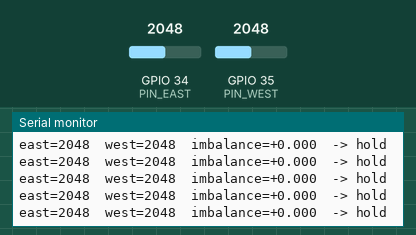
Bench run of a sketch on a simulated ESP32. On the bench: the last lines printed to the serial monitor. Inputs (shaded band) come from the test bench; at power-on: GPIO 35 (PIN_WEST) = 2048, GPIO 34 (PIN_EAST) = 2048 (analog values on the 0–4095 scale).

Above: at 7.7 s.
7.8 s: GPIO 35 (PIN_WEST) set to 1035
At 8.11 s:
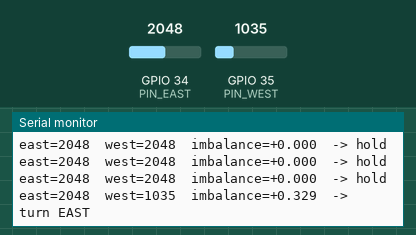
9.3 s: GPIO 35 (PIN_WEST) set to 940
At 9.63 s:
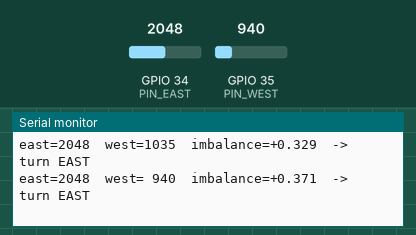
11.5 s: GPIO 34 (PIN_EAST) set to 108
At 11.76 s:
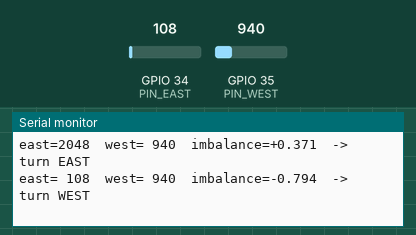
13.0 s: GPIO 34 (PIN_EAST) set to 91
At 13.28 s:
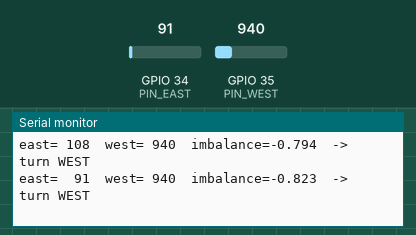

The sketch:

ldr_check.ino
```cpp
// Bring-up step 6: check both LDR dividers.
// Cover one LDR with your finger: its number should drop sharply.
// In full sun the readings should stay below ~4000. If they sit at 4095,
// swap the 10 kOhm divider resistors for 4.7 kOhm or 2.2 kOhm.
const int PIN_EAST = 34;
const int PIN_WEST = 35;

int readAvg(int pin) {
  long sum = 0;
  for (int i = 0; i < 16; i++) sum += analogRead(pin);
  return sum / 16;
}

void setup() {
  Serial.begin(115200);
  analogReadResolution(12);
  analogSetPinAttenuation(PIN_EAST, ADC_11db);
  analogSetPinAttenuation(PIN_WEST, ADC_11db);
}

void loop() {
  int e = readAvg(PIN_EAST), w = readAvg(PIN_WEST);
  float imbalance = (e + w) > 0 ? float(e - w) / (e + w) : 0;
  Serial.printf("east=%4d  west=%4d  imbalance=%+.3f  -> %s\n", e, w, imbalance,
                imbalance > 0.04 ? "turn EAST" : imbalance < -0.04 ? "turn WEST" : "hold");
  delay(300);
}
```

Measured:
- the behaviour switches between 1000 and 999 on GPIO 35 (PIN_WEST) (found by bisection; images 1 and 2)
- the behaviour switches between 100 and 99 on GPIO 34 (PIN_EAST) (found by bisection; images 3 and 4)
- after the input at 7.8 s, the serial monitor: prints a new line after 0.10 s (image 1)
- after the input at 9.3 s, the serial monitor: prints a new line after 0.12 s (image 2)
- after the input at 11.5 s, the serial monitor: prints a new line after 0.05 s (image 3)
- after the input at 13.0 s, the serial monitor: prints a new line after 0.07 s (image 4)
